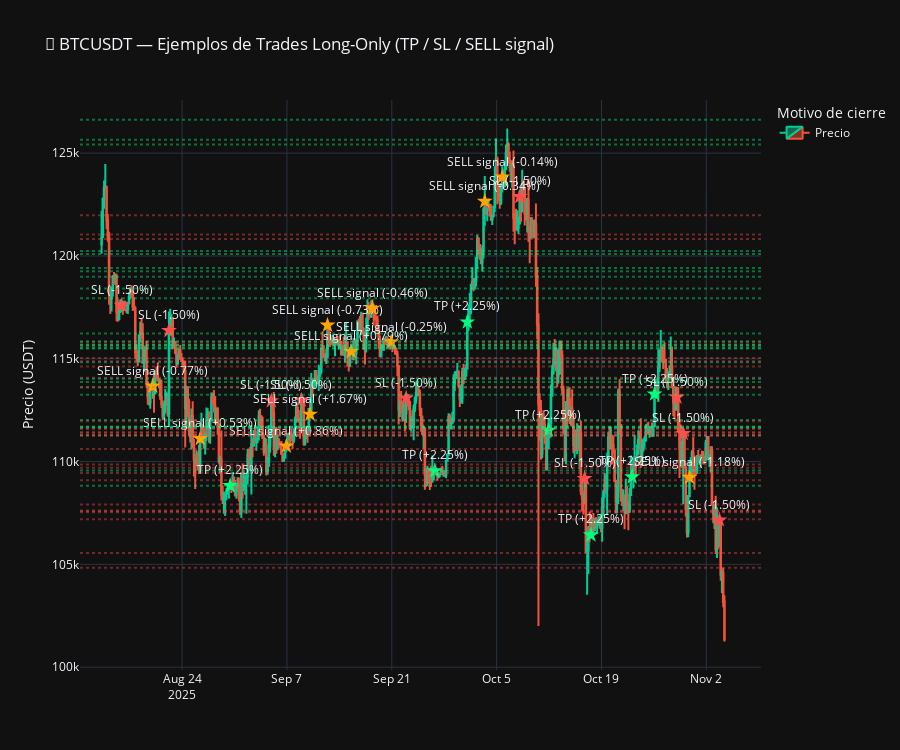

Write notebook code for a chart like this one.
### Code cell
# ==========================================================
# 📈 BLOQUE 6 — Visualización de resultados (Long-Only)
# ==========================================================

def visualizar_trades(df, resultados, n_trades=10, symbol="BTCUSDT"):
    """
    Muestra los primeros N trades (solo BUY) con líneas de TP/SL y color según resultado.
    """
    fig = go.Figure()

    # --- Velas principales ---
    fig.add_trace(go.Candlestick(
        x=df["Open time"], open=df["Open"], high=df["High"],
        low=df["Low"], close=df["Close"],
        name="Precio",
        increasing_line_color="#00CC96", decreasing_line_color="#EF553B"
    ))

    # --- Marcar operaciones ---
    for _, trade in resultados.head(n_trades).iterrows():
        idx = int(trade["Index"])
        entry_time = df.iloc[idx]["Open time"]
        entry_price = trade["Entry"]
        motivo = trade["Motivo"]
        retorno = trade["Retorno (%)"]

        # Color según resultado
        if motivo == "TP":
            color = "#00FF7F"   # verde brillante
        elif motivo == "SL":
            color = "#FF4C4C"   # rojo
        elif motivo == "SELL signal":
            color = "#FFA500"   # naranja (salida anticipada)
        else:
            color = "gray"

        # Marcador de entrada
        fig.add_trace(go.Scatter(
            x=[entry_time], y=[entry_price],
            mode="markers+text",
            text=[f"{motivo} ({retorno:+.2f}%)"],
            name=f"Trade {motivo}",
            marker=dict(color=color, size=12, symbol="star"),
            textposition="top center",
            showlegend=False
        ))

        # Líneas horizontales TP y SL
        fig.add_hline(y=trade["TP"], line_dash="dot", line_color="#00FF7F", opacity=0.4)
        fig.add_hline(y=trade["SL"], line_dash="dot", line_color="#FF4C4C", opacity=0.4)

    # --- Ajustes de estilo ---
    fig.update_layout(
        title=f"🎯 {symbol} — Ejemplos de Trades Long-Only (TP / SL / SELL signal)",
        template="plotly_dark",
        height=750,
        xaxis_rangeslider_visible=False,
        yaxis_title="Precio (USDT)",
        legend_title="Motivo de cierre"
    )

    fig.show()


# --- Visualizar con el mejor método ---
best_method = df_comparativa.iloc[0]["Método"]
print(f"🏆 Mejor método según WinRate: {best_method}")
visualizar_trades(df, resultados_dict[best_method], n_trades=54, symbol=symbol)

### Figure 1 — Plotly figure (JSON) as saved in the notebook; plotly's stock layout.template omitted (floating-point values rounded to 4 significant figures; data arrays with more than 128 entries replaced by an {"elided": "..."} marker saying what was removed)
{"data": [{"close": {"elided": "500 float values"}, "decreasing": {"line": {"color": "#EF553B"}}, "high": {"elided": "500 float values"}, "increasing": {"line": {"color": "#00CC96"}}, "low": {"elided": "500 float values"}, "name": "Precio", "open": {"elided": "500 float values"}, "type": "candlestick", "x": {"elided": "500 str values"}}, {"marker": {"color": "#FF4C4C", "size": 12, "symbol": "star"}, "mode": "markers+text", "name": "Trade SL", "showlegend": false, "text": ["SL (-1.50%)"], "textposition": "top center", "type": "scatter", "x": ["2025-08-15T22:00:00-06:00"], "y": [117600.0]}, {"marker": {"color": "#FFA500", "size": 12, "symbol": "star"}, "mode": "markers+text", "name": "Trade SELL signal", "showlegend": false, "text": ["SELL signal (-0.77%)"], "textposition": "top center", "type": "scatter", "x": ["2025-08-20T02:00:00-06:00"], "y": [113700.0]}, {"marker": {"color": "#FF4C4C", "size": 12, "symbol": "star"}, "mode": "markers+text", "name": "Trade SL", "showlegend": false, "text": ["SL (-1.50%)"], "textposition": "top center", "type": "scatter", "x": ["2025-08-22T06:00:00-06:00"], "y": [116400.0]}, {"marker": {"color": "#FFA500", "size": 12, "symbol": "star"}, "mode": "markers+text", "name": "Trade SELL signal", "showlegend": false, "text": ["SELL signal (+0.53%)"], "textposition": "top center", "type": "scatter", "x": ["2025-08-26T10:00:00-06:00"], "y": [111100.0]}, {"marker": {"color": "#00FF7F", "size": 12, "symbol": "star"}, "mode": "markers+text", "name": "Trade TP", "showlegend": false, "text": ["TP (+2.25%)"], "textposition": "top center", "type": "scatter", "x": ["2025-08-30T10:00:00-06:00"], "y": [108800.0]}, {"marker": {"color": "#FF4C4C", "size": 12, "symbol": "star"}, "mode": "markers+text", "name": "Trade SL", "showlegend": false, "text": ["SL (-1.50%)"], "textposition": "top center", "type": "scatter", "x": ["2025-09-04T22:00:00-06:00"], "y": [113000.0]}, {"marker": {"color": "#FFA500", "size": 12, "symbol": "star"}, "mode": "markers+text", "name": "Trade SELL signal", "showlegend": false, "text": ["SELL signal (+0.86%)"], "textposition": "top center", "type": "scatter", "x": ["2025-09-06T22:00:00-06:00"], "y": [110800.0]}, {"marker": {"color": "#FF4C4C", "size": 12, "symbol": "star"}, "mode": "markers+text", "name": "Trade SL", "showlegend": false, "text": ["SL (-1.50%)"], "textposition": "top center", "type": "scatter", "x": ["2025-09-08T22:00:00-06:00"], "y": [113000.0]}, {"marker": {"color": "#FFA500", "size": 12, "symbol": "star"}, "mode": "markers+text", "name": "Trade SELL signal", "showlegend": false, "text": ["SELL signal (+1.67%)"], "textposition": "top center", "type": "scatter", "x": ["2025-09-10T02:00:00-06:00"], "y": [112300.0]}, {"marker": {"color": "#FFA500", "size": 12, "symbol": "star"}, "mode": "markers+text", "name": "Trade SELL signal", "showlegend": false, "text": ["SELL signal (-0.73%)"], "textposition": "top center", "type": "scatter", "x": ["2025-09-12T10:00:00-06:00"], "y": [116600.0]}, {"marker": {"color": "#FFA500", "size": 12, "symbol": "star"}, "mode": "markers+text", "name": "Trade SELL signal", "showlegend": false, "text": ["SELL signal (+0.79%)"], "textposition": "top center", "type": "scatter", "x": ["2025-09-15T14:00:00-06:00"], "y": [115300.0]}, {"marker": {"color": "#FFA500", "size": 12, "symbol": "star"}, "mode": "markers+text", "name": "Trade SELL signal", "showlegend": false, "text": ["SELL signal (-0.46%)"], "textposition": "top center", "type": "scatter", "x": ["2025-09-18T10:00:00-06:00"], "y": [117500.0]}, {"marker": {"color": "#FFA500", "size": 12, "symbol": "star"}, "mode": "markers+text", "name": "Trade SELL signal", "showlegend": false, "text": ["SELL signal (-0.25%)"], "textposition": "top center", "type": "scatter", "x": ["2025-09-20T22:00:00-06:00"], "y": [115800.0]}, {"marker": {"color": "#FF4C4C", "size": 12, "symbol": "star"}, "mode": "markers+text", "name": "Trade SL", "showlegend": false, "text": ["SL (-1.50%)"], "textposition": "top center", "type": "scatter", "x": ["2025-09-22T22:00:00-06:00"], "y": [113100.0]}, {"marker": {"color": "#00FF7F", "size": 12, "symbol": "star"}, "mode": "markers+text", "name": "Trade TP", "showlegend": false, "text": ["TP (+2.25%)"], "textposition": "top center", "type": "scatter", "x": ["2025-09-26T18:00:00-06:00"], "y": [109600.0]}, {"marker": {"color": "#00FF7F", "size": 12, "symbol": "star"}, "mode": "markers+text", "name": "Trade TP", "showlegend": false, "text": ["TP (+2.25%)"], "textposition": "top center", "type": "scatter", "x": ["2025-10-01T02:00:00-06:00"], "y": [116800.0]}, {"marker": {"color": "#FFA500", "size": 12, "symbol": "star"}, "mode": "markers+text", "name": "Trade SELL signal", "showlegend": false, "text": ["SELL signal (-0.34%)"], "textposition": "top center", "type": "scatter", "x": ["2025-10-03T10:00:00-06:00"], "y": [122700.0]}, {"marker": {"color": "#FFA500", "size": 12, "symbol": "star"}, "mode": "markers+text", "name": "Trade SELL signal", "showlegend": false, "text": ["SELL signal (-0.14%)"], "textposition": "top center", "type": "scatter", "x": ["2025-10-05T18:00:00-06:00"], "y": [123800.0]}, {"marker": {"color": "#FF4C4C", "size": 12, "symbol": "star"}, "mode": "markers+text", "name": "Trade SL", "showlegend": false, "text": ["SL (-1.50%)"], "textposition": "top center", "type": "scatter", "x": ["2025-10-08T02:00:00-06:00"], "y": [122900.0]}, {"marker": {"color": "#00FF7F", "size": 12, "symbol": "star"}, "mode": "markers+text", "name": "Trade TP", "showlegend": false, "text": ["TP (+2.25%)"], "textposition": "top center", "type": "scatter", "x": ["2025-10-11T22:00:00-06:00"], "y": [111500.0]}, {"marker": {"color": "#FF4C4C", "size": 12, "symbol": "star"}, "mode": "markers+text", "name": "Trade SL", "showlegend": false, "text": ["SL (-1.50%)"], "textposition": "top center", "type": "scatter", "x": ["2025-10-16T18:00:00-06:00"], "y": [109200.0]}, {"marker": {"color": "#00FF7F", "size": 12, "symbol": "star"}, "mode": "markers+text", "name": "Trade TP", "showlegend": false, "text": ["TP (+2.25%)"], "textposition": "top center", "type": "scatter", "x": ["2025-10-17T14:00:00-06:00"], "y": [106400.0]}, {"marker": {"color": "#00FF7F", "size": 12, "symbol": "star"}, "mode": "markers+text", "name": "Trade TP", "showlegend": false, "text": ["TP (+2.25%)"], "textposition": "top center", "type": "scatter", "x": ["2025-10-23T02:00:00-06:00"], "y": [109300.0]}, {"marker": {"color": "#00FF7F", "size": 12, "symbol": "star"}, "mode": "markers+text", "name": "Trade TP", "showlegend": false, "text": ["TP (+2.25%)"], "textposition": "top center", "type": "scatter", "x": ["2025-10-26T02:00:00-06:00"], "y": [113300.0]}, {"marker": {"color": "#FF4C4C", "size": 12, "symbol": "star"}, "mode": "markers+text", "name": "Trade SL", "showlegend": false, "text": ["SL (-1.50%)"], "textposition": "top center", "type": "scatter", "x": ["2025-10-29T02:00:00-06:00"], "y": [113100.0]}, {"marker": {"color": "#FF4C4C", "size": 12, "symbol": "star"}, "mode": "markers+text", "name": "Trade SL", "showlegend": false, "text": ["SL (-1.50%)"], "textposition": "top center", "type": "scatter", "x": ["2025-10-29T22:00:00-06:00"], "y": [111400.0]}, {"marker": {"color": "#FFA500", "size": 12, "symbol": "star"}, "mode": "markers+text", "name": "Trade SELL signal", "showlegend": false, "text": ["SELL signal (-1.18%)"], "textposition": "top center", "type": "scatter", "x": ["2025-10-30T18:00:00-06:00"], "y": [109200.0]}, {"marker": {"color": "#FF4C4C", "size": 12, "symbol": "star"}, "mode": "markers+text", "name": "Trade SL", "showlegend": false, "text": ["SL (-1.50%)"], "textposition": "top center", "type": "scatter", "x": ["2025-11-03T18:00:00-06:00"], "y": [107200.0]}], "layout": {"height": 750, "legend": {"title": {"text": "Motivo de cierre"}}, "shapes": [{"line": {"color": "#00FF7F", "dash": "dot"}, "opacity": 0.4, "type": "line", "x0": 0, "x1": 1, "xref": "x domain", "y0": 120200.0, "y1": 120200.0, "yref": "y"}, {"line": {"color": "#FF4C4C", "dash": "dot"}, "opacity": 0.4, "type": "line", "x0": 0, "x1": 1, "xref": "x domain", "y0": 115800.0, "y1": 115800.0, "yref": "y"}, {"line": {"color": "#00FF7F", "dash": "dot"}, "opacity": 0.4, "type": "line", "x0": 0, "x1": 1, "xref": "x domain", "y0": 116200.0, "y1": 116200.0, "yref": "y"}, {"line": {"color": "#FF4C4C", "dash": "dot"}, "opacity": 0.4, "type": "line", "x0": 0, "x1": 1, "xref": "x domain", "y0": 112000.0, "y1": 112000.0, "yref": "y"}, {"line": {"color": "#00FF7F", "dash": "dot"}, "opacity": 0.4, "type": "line", "x0": 0, "x1": 1, "xref": "x domain", "y0": 119000.0, "y1": 119000.0, "yref": "y"}, {"line": {"color": "#FF4C4C", "dash": "dot"}, "opacity": 0.4, "type": "line", "x0": 0, "x1": 1, "xref": "x domain", "y0": 114600.0, "y1": 114600.0, "yref": "y"}, {"line": {"color": "#00FF7F", "dash": "dot"}, "opacity": 0.4, "type": "line", "x0": 0, "x1": 1, "xref": "x domain", "y0": 113600.0, "y1": 113600.0, "yref": "y"}, {"line": {"color": "#FF4C4C", "dash": "dot"}, "opacity": 0.4, "type": "line", "x0": 0, "x1": 1, "xref": "x domain", "y0": 109400.0, "y1": 109400.0, "yref": "y"}, {"line": {"color": "#00FF7F", "dash": "dot"}, "opacity": 0.4, "type": "line", "x0": 0, "x1": 1, "xref": "x domain", "y0": 111300.0, "y1": 111300.0, "yref": "y"}, {"line": {"color": "#FF4C4C", "dash": "dot"}, "opacity": 0.4, "type": "line", "x0": 0, "x1": 1, "xref": "x domain", "y0": 107200.0, "y1": 107200.0, "yref": "y"}, {"line": {"color": "#00FF7F", "dash": "dot"}, "opacity": 0.4, "type": "line", "x0": 0, "x1": 1, "xref": "x domain", "y0": 115500.0, "y1": 115500.0, "yref": "y"}, {"line": {"color": "#FF4C4C", "dash": "dot"}, "opacity": 0.4, "type": "line", "x0": 0, "x1": 1, "xref": "x domain", "y0": 111300.0, "y1": 111300.0, "yref": "y"}, {"line": {"color": "#00FF7F", "dash": "dot"}, "opacity": 0.4, "type": "line", "x0": 0, "x1": 1, "xref": "x domain", "y0": 113200.0, "y1": 113200.0, "yref": "y"}, {"line": {"color": "#FF4C4C", "dash": "dot"}, "opacity": 0.4, "type": "line", "x0": 0, "x1": 1, "xref": "x domain", "y0": 109100.0, "y1": 109100.0, "yref": "y"}, {"line": {"color": "#00FF7F", "dash": "dot"}, "opacity": 0.4, "type": "line", "x0": 0, "x1": 1, "xref": "x domain", "y0": 115500.0, "y1": 115500.0, "yref": "y"}, {"line": {"color": "#FF4C4C", "dash": "dot"}, "opacity": 0.4, "type": "line", "x0": 0, "x1": 1, "xref": "x domain", "y0": 111300.0, "y1": 111300.0, "yref": "y"}, {"line": {"color": "#00FF7F", "dash": "dot"}, "opacity": 0.4, "type": "line", "x0": 0, "x1": 1, "xref": "x domain", "y0": 114800.0, "y1": 114800.0, "yref": "y"}, {"line": {"color": "#FF4C4C", "dash": "dot"}, "opacity": 0.4, "type": "line", "x0": 0, "x1": 1, "xref": "x domain", "y0": 110600.0, "y1": 110600.0, "yref": "y"}, {"line": {"color": "#00FF7F", "dash": "dot"}, "opacity": 0.4, "type": "line", "x0": 0, "x1": 1, "xref": "x domain", "y0": 119300.0, "y1": 119300.0, "yref": "y"}, {"line": {"color": "#FF4C4C", "dash": "dot"}, "opacity": 0.4, "type": "line", "x0": 0, "x1": 1, "xref": "x domain", "y0": 114900.0, "y1": 114900.0, "yref": "y"}, {"line": {"color": "#00FF7F", "dash": "dot"}, "opacity": 0.4, "type": "line", "x0": 0, "x1": 1, "xref": "x domain", "y0": 117900.0, "y1": 117900.0, "yref": "y"}, {"line": {"color": "#FF4C4C", "dash": "dot"}, "opacity": 0.4, "type": "line", "x0": 0, "x1": 1, "xref": "x domain", "y0": 113600.0, "y1": 113600.0, "yref": "y"}, {"line": {"color": "#00FF7F", "dash": "dot"}, "opacity": 0.4, "type": "line", "x0": 0, "x1": 1, "xref": "x domain", "y0": 120100.0, "y1": 120100.0, "yref": "y"}, {"line": {"color": "#FF4C4C", "dash": "dot"}, "opacity": 0.4, "type": "line", "x0": 0, "x1": 1, "xref": "x domain", "y0": 115700.0, "y1": 115700.0, "yref": "y"}, {"line": {"color": "#00FF7F", "dash": "dot"}, "opacity": 0.4, "type": "line", "x0": 0, "x1": 1, "xref": "x domain", "y0": 118400.0, "y1": 118400.0, "yref": "y"}, {"line": {"color": "#FF4C4C", "dash": "dot"}, "opacity": 0.4, "type": "line", "x0": 0, "x1": 1, "xref": "x domain", "y0": 114100.0, "y1": 114100.0, "yref": "y"}, {"line": {"color": "#00FF7F", "dash": "dot"}, "opacity": 0.4, "type": "line", "x0": 0, "x1": 1, "xref": "x domain", "y0": 115600.0, "y1": 115600.0, "yref": "y"}, {"line": {"color": "#FF4C4C", "dash": "dot"}, "opacity": 0.4, "type": "line", "x0": 0, "x1": 1, "xref": "x domain", "y0": 111400.0, "y1": 111400.0, "yref": "y"}, {"line": {"color": "#00FF7F", "dash": "dot"}, "opacity": 0.4, "type": "line", "x0": 0, "x1": 1, "xref": "x domain", "y0": 112000.0, "y1": 112000.0, "yref": "y"}, {"line": {"color": "#FF4C4C", "dash": "dot"}, "opacity": 0.4, "type": "line", "x0": 0, "x1": 1, "xref": "x domain", "y0": 107900.0, "y1": 107900.0, "yref": "y"}, {"line": {"color": "#00FF7F", "dash": "dot"}, "opacity": 0.4, "type": "line", "x0": 0, "x1": 1, "xref": "x domain", "y0": 119400.0, "y1": 119400.0, "yref": "y"}, {"line": {"color": "#FF4C4C", "dash": "dot"}, "opacity": 0.4, "type": "line", "x0": 0, "x1": 1, "xref": "x domain", "y0": 115000.0, "y1": 115000.0, "yref": "y"}, {"line": {"color": "#00FF7F", "dash": "dot"}, "opacity": 0.4, "type": "line", "x0": 0, "x1": 1, "xref": "x domain", "y0": 125400.0, "y1": 125400.0, "yref": "y"}, {"line": {"color": "#FF4C4C", "dash": "dot"}, "opacity": 0.4, "type": "line", "x0": 0, "x1": 1, "xref": "x domain", "y0": 120800.0, "y1": 120800.0, "yref": "y"}, {"line": {"color": "#00FF7F", "dash": "dot"}, "opacity": 0.4, "type": "line", "x0": 0, "x1": 1, "xref": "x domain", "y0": 126600.0, "y1": 126600.0, "yref": "y"}, {"line": {"color": "#FF4C4C", "dash": "dot"}, "opacity": 0.4, "type": "line", "x0": 0, "x1": 1, "xref": "x domain", "y0": 122000.0, "y1": 122000.0, "yref": "y"}, {"line": {"color": "#00FF7F", "dash": "dot"}, "opacity": 0.4, "type": "line", "x0": 0, "x1": 1, "xref": "x domain", "y0": 125600.0, "y1": 125600.0, "yref": "y"}, {"line": {"color": "#FF4C4C", "dash": "dot"}, "opacity": 0.4, "type": "line", "x0": 0, "x1": 1, "xref": "x domain", "y0": 121000.0, "y1": 121000.0, "yref": "y"}, {"line": {"color": "#00FF7F", "dash": "dot"}, "opacity": 0.4, "type": "line", "x0": 0, "x1": 1, "xref": "x domain", "y0": 114000.0, "y1": 114000.0, "yref": "y"}, {"line": {"color": "#FF4C4C", "dash": "dot"}, "opacity": 0.4, "type": "line", "x0": 0, "x1": 1, "xref": "x domain", "y0": 109900.0, "y1": 109900.0, "yref": "y"}, {"line": {"color": "#00FF7F", "dash": "dot"}, "opacity": 0.4, "type": "line", "x0": 0, "x1": 1, "xref": "x domain", "y0": 111600.0, "y1": 111600.0, "yref": "y"}, {"line": {"color": "#FF4C4C", "dash": "dot"}, "opacity": 0.4, "type": "line", "x0": 0, "x1": 1, "xref": "x domain", "y0": 107500.0, "y1": 107500.0, "yref": "y"}, {"line": {"color": "#00FF7F", "dash": "dot"}, "opacity": 0.4, "type": "line", "x0": 0, "x1": 1, "xref": "x domain", "y0": 108800.0, "y1": 108800.0, "yref": "y"}, {"line": {"color": "#FF4C4C", "dash": "dot"}, "opacity": 0.4, "type": "line", "x0": 0, "x1": 1, "xref": "x domain", "y0": 104800.0, "y1": 104800.0, "yref": "y"}, {"line": {"color": "#00FF7F", "dash": "dot"}, "opacity": 0.4, "type": "line", "x0": 0, "x1": 1, "xref": "x domain", "y0": 111700.0, "y1": 111700.0, "yref": "y"}, {"line": {"color": "#FF4C4C", "dash": "dot"}, "opacity": 0.4, "type": "line", "x0": 0, "x1": 1, "xref": "x domain", "y0": 107600.0, "y1": 107600.0, "yref": "y"}, {"line": {"color": "#00FF7F", "dash": "dot"}, "opacity": 0.4, "type": "line", "x0": 0, "x1": 1, "xref": "x domain", "y0": 115800.0, "y1": 115800.0, "yref": "y"}, {"line": {"color": "#FF4C4C", "dash": "dot"}, "opacity": 0.4, "type": "line", "x0": 0, "x1": 1, "xref": "x domain", "y0": 111600.0, "y1": 111600.0, "yref": "y"}, {"line": {"color": "#00FF7F", "dash": "dot"}, "opacity": 0.4, "type": "line", "x0": 0, "x1": 1, "xref": "x domain", "y0": 115700.0, "y1": 115700.0, "yref": "y"}, {"line": {"color": "#FF4C4C", "dash": "dot"}, "opacity": 0.4, "type": "line", "x0": 0, "x1": 1, "xref": "x domain", "y0": 111400.0, "y1": 111400.0, "yref": "y"}, {"line": {"color": "#00FF7F", "dash": "dot"}, "opacity": 0.4, "type": "line", "x0": 0, "x1": 1, "xref": "x domain", "y0": 113900.0, "y1": 113900.0, "yref": "y"}, {"line": {"color": "#FF4C4C", "dash": "dot"}, "opacity": 0.4, "type": "line", "x0": 0, "x1": 1, "xref": "x domain", "y0": 109700.0, "y1": 109700.0, "yref": "y"}, {"line": {"color": "#00FF7F", "dash": "dot"}, "opacity": 0.4, "type": "line", "x0": 0, "x1": 1, "xref": "x domain", "y0": 111700.0, "y1": 111700.0, "yref": "y"}, {"line": {"color": "#FF4C4C", "dash": "dot"}, "opacity": 0.4, "type": "line", "x0": 0, "x1": 1, "xref": "x domain", "y0": 107600.0, "y1": 107600.0, "yref": "y"}, {"line": {"color": "#00FF7F", "dash": "dot"}, "opacity": 0.4, "type": "line", "x0": 0, "x1": 1, "xref": "x domain", "y0": 109600.0, "y1": 109600.0, "yref": "y"}, {"line": {"color": "#FF4C4C", "dash": "dot"}, "opacity": 0.4, "type": "line", "x0": 0, "x1": 1, "xref": "x domain", "y0": 105600.0, "y1": 105600.0, "yref": "y"}], "title": {"text": "🎯 BTCUSDT — Ejemplos de Trades Long-Only (TP / SL / SELL signal)"}, "xaxis": {"rangeslider": {"visible": false}}, "yaxis": {"title": {"text": "Precio (USDT)"}}}}
